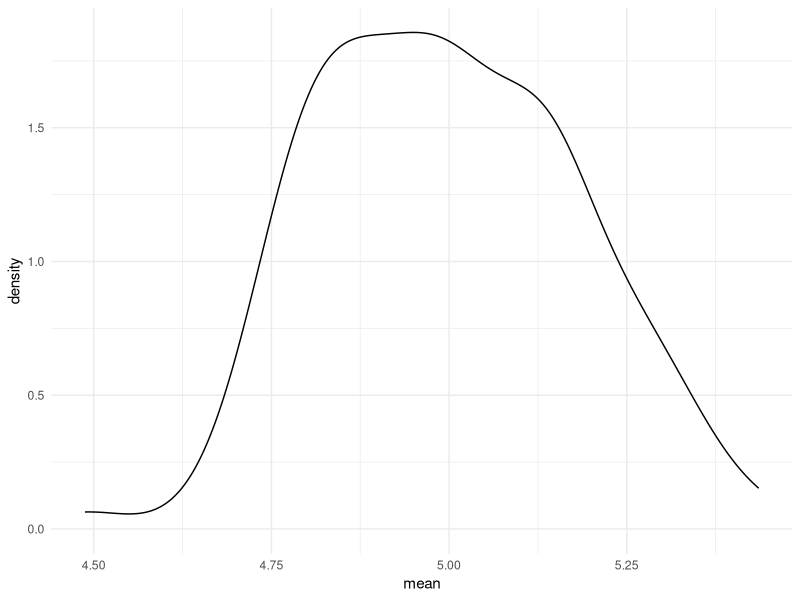
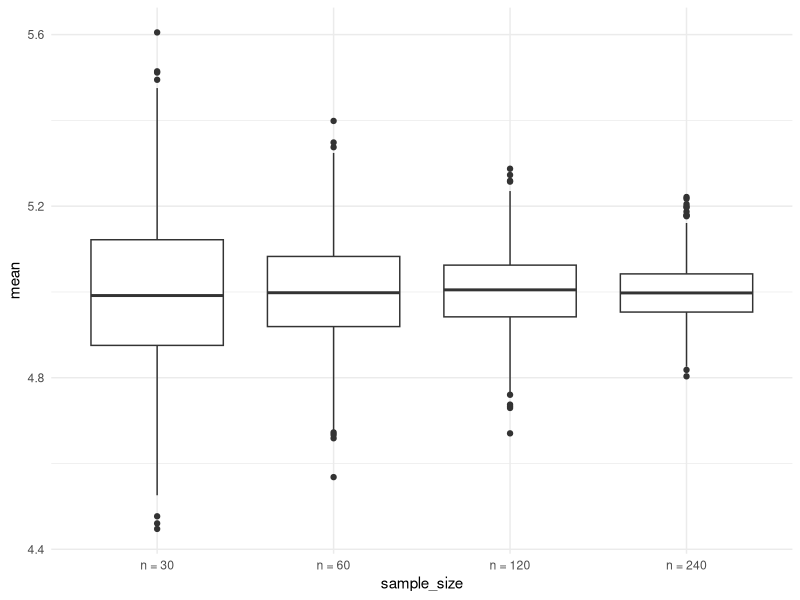
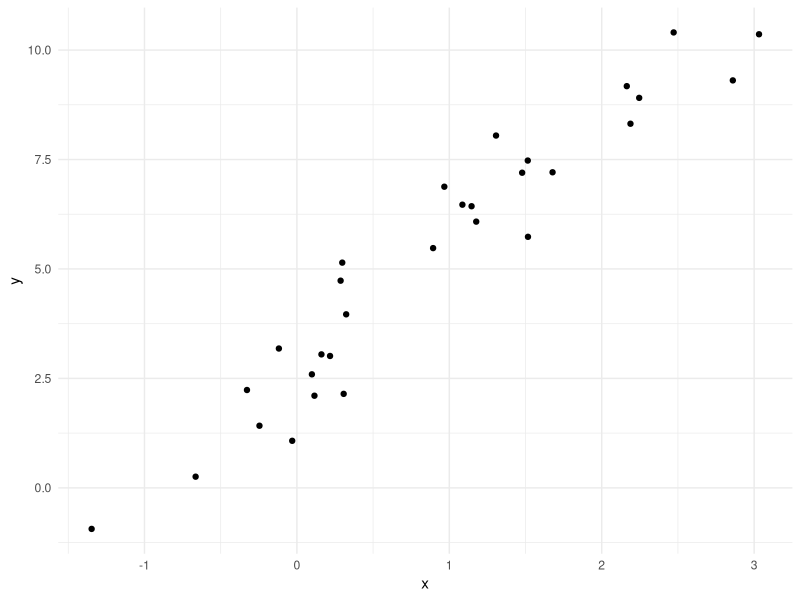
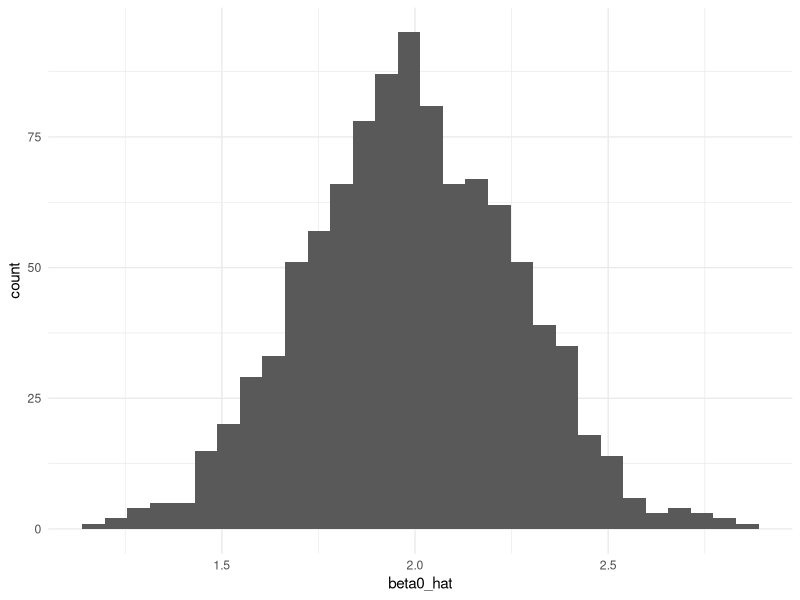
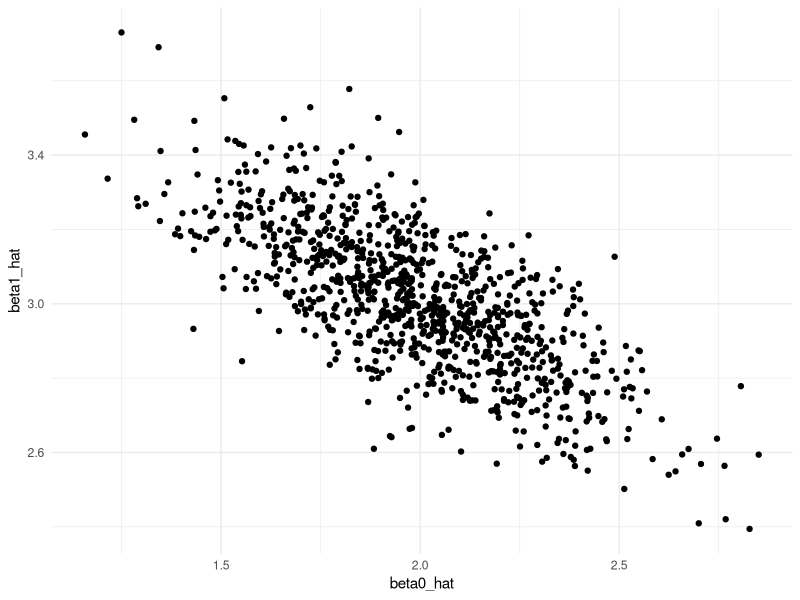

Here is the R script that generated these plots, in order:
## ---- chunk 1
library(tidyverse)

knitr::opts_chunk$set(
	echo = TRUE,
	warning = FALSE,
  fig.width = 6,
  fig.asp = .6,
  out.width = "90%"
)

theme_set(theme_minimal() + theme(legend.position = "bottom"))

options(
  ggplot2.continuous.colour = "viridis",
  ggplot2.continuous.fill = "viridis"
)

scale_colour_discrete = scale_colour_viridis_d
scale_fill_discrete = scale_fill_viridis_d
## ---- chunk 2
library(tidyverse)
## ---- chunk 3
set.seed(12345)
## ---- chunk 4
sim_mean_sd = function(n_obs, mu = 5, sigma = 1) {
  
  x_vec = rnorm(n = n_obs, mean = mu, sd = sigma)

  tibble(
    mean = mean(x_vec),
    sd = sd(x_vec)
  )
  
}

#rbinom is binomial distribution

## ---- chunk 5
sim_mean_sd(n_obs = 30)
# what about iterate this function over and over again
## ---- chunk 6

output = vector("list", length = 100)
# "list" is the type of vector, numeric, logical.., length is returned the length of the created list, return the number of lists. 

for (i in 1:100) {
  
  output[[i]] = sim_mean_sd(n_obs = 30)
  
}

sim_results = 
  bind_rows(output)

sim_results |> 
  ggplot(aes(x = mean)) + geom_density()

sim_results |> 
  summarize(
    mu_hat = mean(mean), 
    sd_hat = sd(mean)
  )
#summarize() is used to calculate the mean of a numeric variable within groups defined by another variable.
## ---- chunk 7
sim_result_df =
  expand_grid(
    sample_size = c(30, 60, 120, 240),
    iter = 1:1000
  ) |> 
  mutate(estimate_df = map(sample_size, sim_mean_sd)) |> 
  unnest(estimate_df)
# unnest() is applied to the 'nested_column' in the data frame, and it expands the nested data into separate rows, duplicating the values in the other columns as necessary. Split the variables in data frame (which put together) into different variable, for example, tibble>>>mean, sd



sim_result_df |> 
  mutate(
    sample_size = str_c("n = ", sample_size),
    sample_size = fct_inorder(sample_size) #put the order from 30 to 240
  ) |> 
  ggplot(aes(x = sample_size, y = mean)) + 
  geom_boxplot()

## ---- chunk 8
beta_0 = 2
beta_1 = 3

sim_data = 
  tibble(
    x = rnorm(n = 30, mean = 1, sd = 1), 
    y = beta_0 + beta_1 * x + rnorm(30, mean = 0, sd = 1)
  )

ls_fit = lm(y ~ x, data = sim_data)
ls_fit

sim_data |> 
  ggplot(aes(x = x, y = y )) + 
  geom_point()
## ---- chunk 9
sim_slr = function(n_obs, beta_0 = 2, beta_1 = 3) {
  
  sim_data = 
    tibble(
      x = rnorm(n = n_obs, mean = 1, sd = 1), 
      y = beta_0 + beta_1 * x + rnorm(n_obs, mean = 0, sd = 1)
    )
  
  ls_fit = lm(y ~ x, data = sim_data)
  
  tibble(
    beta0_hat = coef(ls_fit)[1],
    beta1_hat = coef(ls_fit)[2]
  )
  
}


sim_slr(n_obs = 30)

## ---- chunk 10
sim_results_df = 
  expand_grid(
    sample_size = 30,
    iter = 1:1000
  ) |> 
  mutate(estimate_df = map(sample_size, sim_slr)) |> 
  unnest(estimate_df)
## ---- chunk 11
sim_results_df |> 
  summarize(
    mean_b0_hat = mean(beta0_hat),
    mean_b1_hat = mean(beta1_hat)
  )

sim_results_df |> 
  ggplot(aes(x = beta0_hat)) + 
  geom_histogram()

sim_results_df |> 
  ggplot(aes(x = beta0_hat, y = beta1_hat)) + 
  geom_point()

